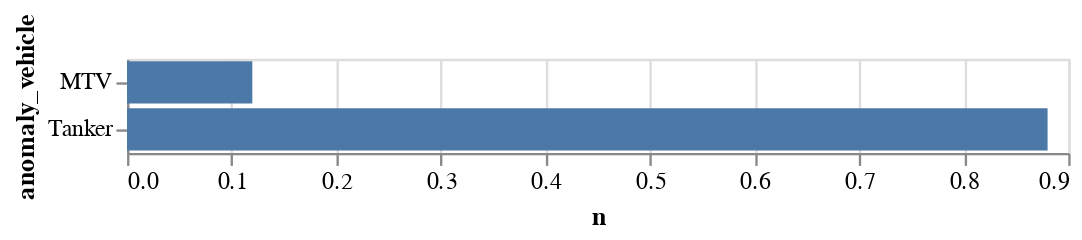

Notebook source saved alongside this figure:
### Markdown cell above
Which Vehicles Fail

### Code cell
# Relative failure frequency by vehicle
df = (
    mc_results
    .groupby("anomaly_vehicle")
    .count()
    .rename(columns={'replicant': 'n'})
    .loc[:,'n']
)

fail_count = df.sum()
# (df / fail_count).reset_index()

alt.Chart(
    (df / fail_count).reset_index()
).mark_bar().encode(
    y = "anomaly_vehicle",
    x = "n"
)

### Figure 1 — Vega-Lite specification as saved in the notebook (floating-point values rounded to 4 significant figures)
{"config": {"view": {"continuousWidth": 400, "continuousHeight": 300}}, "data": {"name": "data-633f923be6bef0896ecef9bd57bd2722"}, "mark": "bar", "encoding": {"x": {"field": "n", "type": "quantitative"}, "y": {"field": "anomaly_vehicle", "type": "nominal"}}, "$schema": "https://vega.github.io/schema/vega-lite/v4.17.0.json", "datasets": {"data-633f923be6bef0896ecef9bd57bd2722": [{"anomaly_vehicle": "MTV", "n": 0.1198}, {"anomaly_vehicle": "Tanker", "n": 0.8802}]}}
